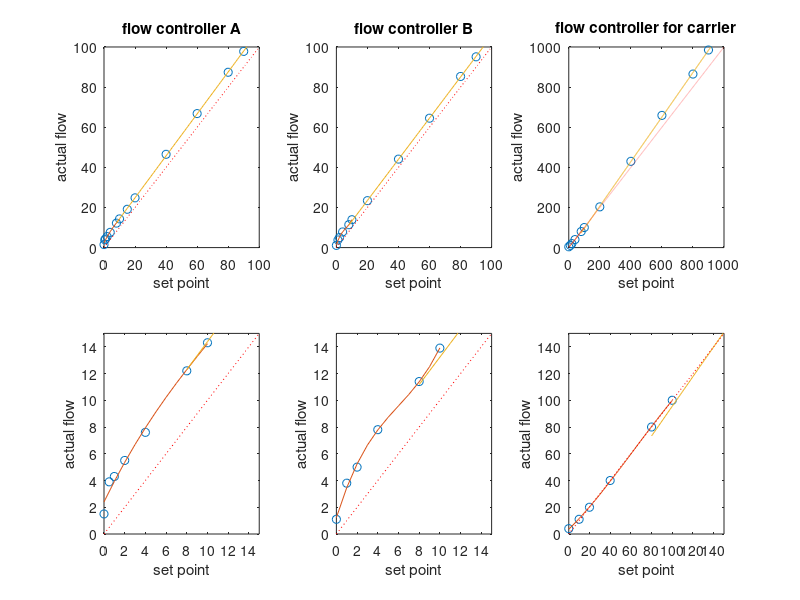

Recreate this plot in MATLAB.
function plot_calibration

set_flow_A = [0 0.5 1 2 4 8 10 15 20 40 60 80 90];
act_flow_A = [1.5 3.9 4.3 5.5 7.6 12.2 14.3 19.1 24.8 46.5 66.8 87.4 97.8];

set_flow_B = [0 1 2 4 8 10 20 40 60 80 90];
act_flow_B = [1.1 3.8 5.0 7.8 11.4 13.9 23.4 44.1 64.5 85.3 95.1];

set_flow_T = [0 10 20 40 80 100 200 400 600 800 900];
act_flow_T = [4 11 20 40 80 100 203 430 659 865 985];

flows = [50 50 500];

for n = 1:length(flows)
    flow = flows(n);
    switch n
    case 1 
        set_flow = set_flow_A;
        act_flow = act_flow_A;
        r1 = find(set_flow <= 20);
        p1 = polyfit(set_flow(r1),act_flow(r1),3);
        
        r2 = find(set_flow > 10);
        p2 = polyfit(set_flow(r2),act_flow(r2),1);
        
        figure
        subplot(2,3,1)
        plot(set_flow, act_flow,'o'); hold on 
        plot(0:10,polyval(p1,0:10))
        plot(8:100,polyval(p2,8:100))
        plot(0:100,0:100,'r:')
        title('flow controller A')
        xlabel('set point')
        ylabel('actual flow')
        axis([0 100 0 100])
        subplot(2,3,4)
        plot(set_flow, act_flow,'o'); hold on 
        plot(0:10,polyval(p1,0:10))
        plot(8:100,polyval(p2,8:100))
        plot(0:100,0:100,'r:')
        xlabel('set point')
        ylabel('actual flow')
        axis([0 15 0 15])
        
        if flow >= 8
            p = p2;
            p(end) = p(end) - flow;
            f(n) = roots(p);
        else p = p1;
            p(end) = p(end) - flow;
            ff = roots(p);
            f(n) = min(ff);
        end
        
    case 2
        set_flow = set_flow_B;
        act_flow = act_flow_B;
        r1 = find(set_flow <= 10);
        p1 = polyfit(set_flow(r1),act_flow(r1),3);
        
        r2 = find(set_flow > 10);
        p2 = polyfit(set_flow(r2),act_flow(r2),1);
        
        if flow >= 8
            p = p2;
            p(end) = p(end) - flow;
            f(n) = roots(p);
        else p = p1;
            p(end) = p(end) - flow;
            ff = roots(p);
            f(n) = min(ff);
        end
        subplot(2,3,2)
        plot(set_flow, act_flow,'o'); hold on 
        plot(0:10,polyval(p1,0:10))
        plot(8:100,polyval(p2,8:100))
        plot(0:100,0:100,'r:')
        xlabel('set point')
        ylabel('actual flow')
        title('flow controller B')
        axis([0 100 0 100])
        subplot(2,3,5)
        plot(set_flow, act_flow,'o'); hold on 
        plot(0:10,polyval(p1,0:10))
        plot(8:100,polyval(p2,8:100))
        plot(0:100,0:100,'r:')
        xlabel('set point')
        ylabel('actual flow')
        axis([0 15 0 15])
        
    case 3
        set_flow = set_flow_T;
        act_flow = act_flow_T;
        r1 = find(set_flow <= 100);
        p1 = polyfit(set_flow(r1),act_flow(r1),3);
        
        r2 = find(set_flow > 100);
        p2 = polyfit(set_flow(r2),act_flow(r2),1);
        
        if flow >= 80
            p = p2;
            p(end) = p(end) - flow;
            f(n) = roots(p);
        else p = p1;
            p(end) = p(end) - flow;
            ff = roots(p);
            f(n) = min(ff);
        end
        subplot(2,3,3)
        plot(set_flow, act_flow,'o'); hold on 
        plot(0:100,polyval(p1,0:100))
        plot(80:1000,polyval(p2,80:1000))
        plot(0:1000,0:1000,'r:')
        xlabel('set point')
        ylabel('actual flow')
        title('flow controller for carrier')
        axis([0 1000 0 1000])
        subplot(2,3,6)
        plot(set_flow, act_flow,'o'); hold on 
        plot(0:100,polyval(p1,0:100))
        plot(80:1000,polyval(p2,80:1000))
        plot(0:1000,0:1000,'r:')
        xlabel('set point')
        ylabel('actual flow')
        axis([0 150 0 150])
    end
end